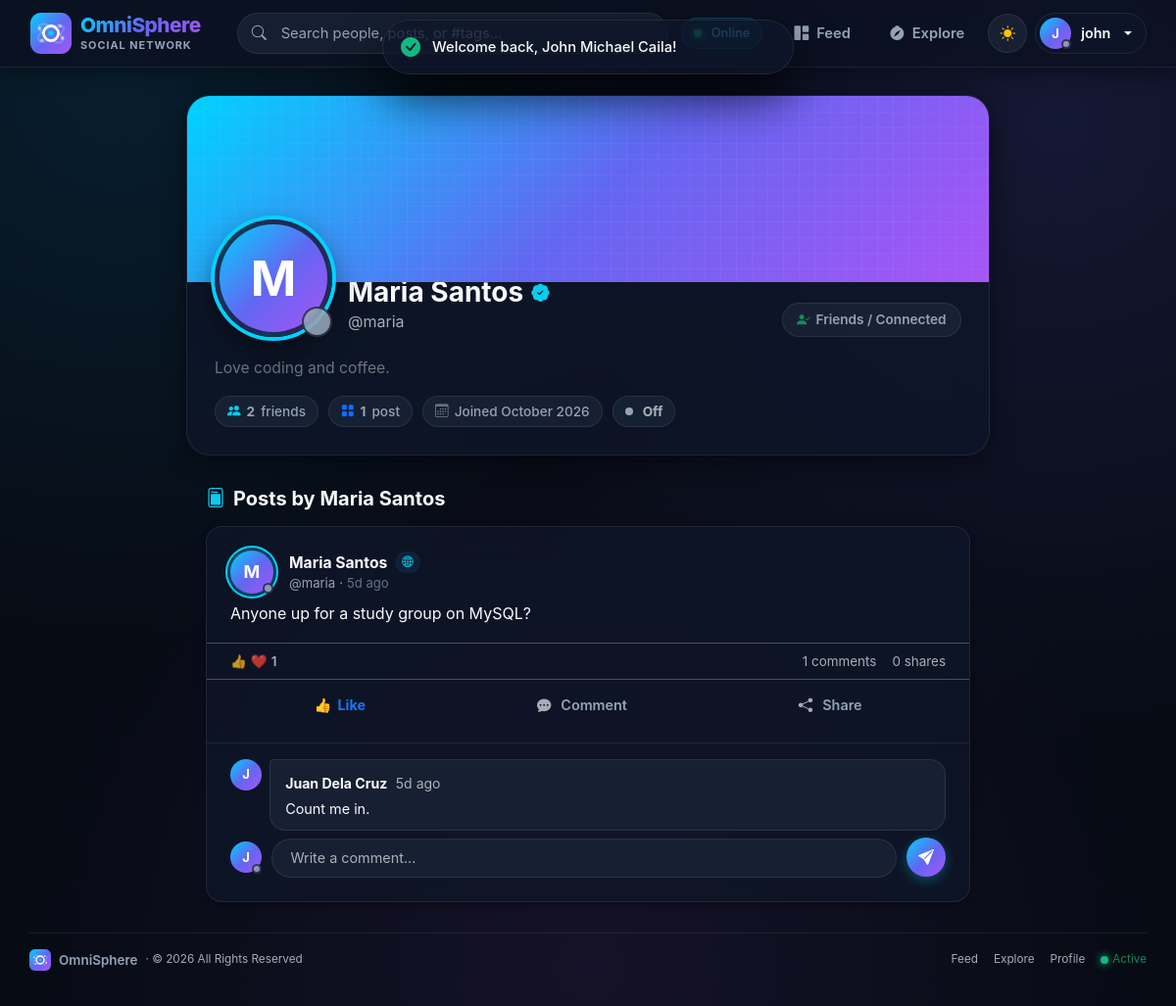
Screenshot of /index.php?c=profile&a=show&id=3 (signed in) with the database file from the repository.
### tables this page shows
CREATE TABLE users (
    id INT AUTO_INCREMENT PRIMARY KEY,
    username VARCHAR(20) NOT NULL UNIQUE,
    password VARCHAR(255) NOT NULL,
    full_name VARCHAR(100) NOT NULL,
    bio VARCHAR(255) DEFAULT NULL,
    profile_image VARCHAR(255) DEFAULT NULL,
    last_active TIMESTAMP NOT NULL DEFAULT CURRENT_TIMESTAMP ON UPDATE CURRENT_TIMESTAMP,
    created_at TIMESTAMP NOT NULL DEFAULT CURRENT_TIMESTAMP
);

CREATE TABLE posts (
    id INT AUTO_INCREMENT PRIMARY KEY,
    user_id INT NOT NULL,
    content TEXT NOT NULL,
    image VARCHAR(255) DEFAULT NULL,
    shared_post_id INT DEFAULT NULL,
    created_at TIMESTAMP NOT NULL DEFAULT CURRENT_TIMESTAMP,
    CONSTRAINT fk_posts_user FOREIGN KEY (user_id) REFERENCES users(id) ON DELETE CASCADE,
    CONSTRAINT fk_posts_shared FOREIGN KEY (shared_post_id) REFERENCES posts(id) ON DELETE SET NULL
);

CREATE TABLE comments (
    id INT AUTO_INCREMENT PRIMARY KEY,
    post_id INT NOT NULL,
    user_id INT NOT NULL,
    content VARCHAR(500) NOT NULL,
    created_at TIMESTAMP NOT NULL DEFAULT CURRENT_TIMESTAMP,
    CONSTRAINT fk_comments_post FOREIGN KEY (post_id) REFERENCES posts(id) ON DELETE CASCADE,
    CONSTRAINT fk_comments_user FOREIGN KEY (user_id) REFERENCES users(id) ON DELETE CASCADE
);

### app/helpers.php (the view, shortened to what the rows shown need)
<?php
function e($value): string
{
    return htmlspecialchars((string) $value, ENT_QUOTES, 'UTF-8');
}
function url(string $c = 'post', string $a = 'feed', array $params = []): string
{
    return 'index.php?' . http_build_query(array_merge(['c' => $c, 'a' => $a], $params));
}
function format_date(string $datetime): string
{
    return date('M j, Y g:i A', strtotime($datetime));
}
function time_ago(string $datetime): string
{
    $diff = time() - strtotime($datetime);
    if ($diff < 604800) {
        return floor($diff / 86400) . 'd ago';
    }
    return date('M j, Y', strtotime($datetime));
}
function is_user_online(?string $lastActive): bool
{
    return (time() - strtotime($lastActive)) <= 300;
}
function avatar(array $user, int $size = 40, bool $showStatus = false): string
{
    $style = 'width:' . $size . 'px;height:' . $size . 'px;font-size:' . round($size * 0.42) . 'px;';
    $class = 'avatar' . ($size >= 44 ? ' avatar-ring' : '');
    $imgFile = $user['profile_image'] ?? '';
    $imgPath = $imgFile !== '' ? (__DIR__ . '/../public/uploads/' . basename($imgFile)) : '';
    $renderedAvatar = '';
    if ($imgFile !== '' && is_file($imgPath)) {
        $renderedAvatar = '<img src="uploads/' . e($imgFile) . '" class="' . $class . '" style="' . $style . '" alt="' . e($user['full_name'] ?? 'User') . '" loading="lazy" onerror="this.onerror=null;this.replaceWith(this.nextElementSibling);">';
        $name = $user['full_name'] ?? $user['username'] ?? '?';
        $initial = strtoupper(mb_substr($name, 0, 1));
        $renderedAvatar .= '<span class="' . $class . ' avatar-text d-none" style="' . $style . '">' . e($initial) . '</span>';
    } else {
        $name = $user['full_name'] ?? $user['username'] ?? '?';
        $initial = strtoupper(mb_substr($name, 0, 1));
        $renderedAvatar = '<span class="' . $class . ' avatar-text" style="' . $style . '">' . e($initial) . '</span>';
    }
    if ($showStatus) {
        $badgeSize = max(10, round($size * 0.26));
        $isOnline = isset($user['last_active']) ? is_user_online($user['last_active']) : false;
        $dotClass = $isOnline ? 'avatar-online-dot' : 'avatar-offline-dot';
        $title = $isOnline ? 'Online' : 'Offline';
        return '<span class="avatar-status-wrapper d-inline-block position-relative">'
            . $renderedAvatar
            . '<span class="' . $dotClass . '" style="width:' . $badgeSize . 'px;height:' . $badgeSize . 'px;" title="' . $title . '"></span>'
            . '</span>';
    }
    return $renderedAvatar;
}
function reaction_icon(?string $type): string
{
    return match ($type) {
        'love'  => '❤️',
        'care'  => '🥰',
        'haha'  => '😆',
        'wow'   => '😮',
        'sad'   => '😢',
        'angry' => '😡',
        default => '👍',
    };
}
function reaction_label(?string $type): string
{
    return match ($type) {
        'love'  => 'Love',
        'care'  => 'Care',
        'haha'  => 'Haha',
        'wow'   => 'Wow',
        'sad'   => 'Sad',
        'angry' => 'Angry',
        default => 'Like',
    };
}

### app/views/layouts/header.php (shortened to what the rows shown need)
<?php $isAuth = ($layout ?? '') === 'auth'; ?>
<!DOCTYPE html>
<html lang="en" data-bs-theme="dark">
<head>
    <link href="https://cdn.jsdelivr.net/npm/bootstrap@5.3.3/dist/css/bootstrap.min.css" rel="stylesheet">
    <link href="https://cdn.jsdelivr.net/npm/bootstrap-icons@1.11.3/font/bootstrap-icons.min.css" rel="stylesheet">
    <link href="assets/css/style.css?v=<?= filemtime(__DIR__ . '/../../../public/assets/css/style.css') ?>" rel="stylesheet">
</head>
<body class="<?= $isAuth ? 'auth-body' : '' ?>">
<?php if (!$isAuth): ?>
<nav class="navbar navbar-expand-lg navbar-caila sticky-top">
    <div class="nav-container d-flex align-items-center justify-content-between">
        <?php if ($me): ?>
            <form class="nav-search d-none d-md-block mx-auto" action="index.php" method="get">
                <i class="bi bi-search"></i>
                <input class="form-control" type="search" name="q" placeholder="Search people, posts, or #tags..." value="<?= e($_GET['q'] ?? '') ?>" required>
            </form>
            <div class="d-flex align-items-center gap-2">
                <span class="network-badge-live d-none d-xl-inline-flex align-items-center me-2">
                    <span class="pulse-dot me-1"></span>
                    <span>Online</span>
                </span>
                <a class="btn-nav-action d-none d-sm-inline-flex" href="<?= e(url()) ?>" title="Newsfeed">
                    <i class="bi bi-grid-1x2-fill"></i> <span>Feed</span>
                </a>
                <a class="btn-nav-action d-none d-sm-inline-flex" href="<?= e(url('search', 'index')) ?>" title="Explore Network">
                    <i class="bi bi-compass-fill"></i> <span>Explore</span>
                </a>
                <button class="btn-theme-toggle" id="themeToggle" type="button" title="Toggle dark/light mode" aria-label="Toggle dark/light mode">
                </button>
                <div class="dropdown">
                    <a class="nav-user-chip dropdown-toggle" href="#" role="button" data-bs-toggle="dropdown" aria-expanded="false">
                        <?= avatar($me, 32, true) ?>
                        <span class="d-none d-sm-inline"><?= e($me['username']) ?></span>
                    </a>
                </div>
            </div>
        <?php endif; ?>
    </div>
</nav>
<?php endif; ?>
<main class="<?= $isAuth ? 'auth-main' : 'page-wide' ?>">

### app/views/profile/show.php (shortened to what the rows shown need)
<div class="profile-card-modern mx-auto fade-up" style="max-width: 820px;">
    <div class="profile-body-modern">
        <div class="profile-header-row">
            <div class="d-flex align-items-end gap-3 flex-wrap">
                <div class="profile-avatar-wrap"><?= avatar($user, 120, true) ?></div>
                <div class="pb-1">
                    <h3 class="fw-bold mb-0 d-flex align-items-center gap-2">
                        <span><?= e($user['full_name']) ?></span>
                        <i class="bi bi-patch-check-fill text-info" title="Verified Network Member" style="font-size: 1.15rem;"></i>
                    </h3>
                    <div class="text-muted">@<?= e($user['username']) ?></div>
                </div>
            </div>
            <?php if ((int) $user['id'] === (int) $me['id']): ?>
                <a class="btn btn-caila btn-sm" href="<?= e(url('profile', 'edit')) ?>">
                    <i class="bi bi-sliders"></i> Edit Profile
                </a>
            <?php else: ?>
                <form method="post" action="<?= e(url('follow', 'toggle')) ?>" data-ajax="follow" class="m-0">
                </form>
            <?php endif; ?>
        </div>
        <?php $targetOnline = isset($user['last_active']) ? is_user_online($user['last_active']) : false; ?>
        <?php if (!empty($user['bio'])): ?>
            <p class="mb-3 mt-2 text-secondary" style="max-width: 600px; font-size: 0.98rem;"><?= e($user['bio']) ?></p>
        <?php endif; ?>
        <div class="profile-meta-pills">
            <span class="meta-pill">
                <i class="bi bi-people-fill text-info"></i>
                <strong class="followers-count"><?= (int) ($followerCount ?? 0) ?></strong> friend<?= ($followerCount ?? 0) === 1 ? '' : 's' ?>
            </span>
            <span class="meta-pill">
                <i class="bi bi-grid-fill text-primary"></i>
                <strong><?= count($posts) ?></strong> post<?= count($posts) === 1 ? '' : 's' ?>
            </span>
            <span class="meta-pill">
                <i class="bi bi-calendar3 text-secondary"></i>
                Joined <?= e(date('F Y', strtotime($user['created_at']))) ?>
            </span>
            <span class="meta-pill <?= $targetOnline ? 'text-success' : 'text-muted' ?>">
                <span class="<?= $targetOnline ? 'pulse-dot' : 'offline-dot' ?>"></span>
                <strong class="ms-1"><?= $targetOnline ? 'Online' : 'Off' ?></strong>
            </span>
        </div>
    </div>
</div>
<div class="mx-auto" style="max-width: 780px;">
    <h5 class="fw-bold mb-3 d-flex align-items-center gap-2">
        <i class="bi bi-file-post text-info"></i> Posts by <?= e($user['full_name']) ?>
    </h5>
    <div id="feed">
        <?php foreach ($posts as $post): ?>
            <?php require __DIR__ . '/../partials/post.php'; ?>
        <?php endforeach; ?>
    </div>
</div>

### app/views/partials/post.php (shortened to what the rows shown need)
<?php
$likeCount = (int) $post['like_count'];
$shareCount = (int) ($post['share_count'] ?? 0);
$myReaction = $post['my_reaction'] ?? null;
?>
<article class="card card-caila post-card mb-3 fade-up" id="post-<?= (int) $post['id'] ?>" data-post-id="<?= (int) $post['id'] ?>">
    <div class="card-body p-0">
        <header class="d-flex align-items-center gap-3 px-4 pt-4 pb-2">
            <a href="<?= e(url('profile', 'show', ['id' => $post['user_id']])) ?>">
                <?= avatar($post, 44, true) ?>
            </a>
            <div class="flex-grow-1 min-w-0">
                <div class="d-flex align-items-center gap-1 flex-wrap">
                    <a class="post-author d-block text-truncate fw-bold" href="<?= e(url('profile', 'show', ['id' => $post['user_id']])) ?>">
                        <?= e($post['full_name']) ?>
                    </a>
                    <span class="badge-network-pill small ms-1">
                        <i class="bi bi-globe2 text-info"></i>
                    </span>
                </div>
                <div class="d-flex align-items-center gap-1 text-muted small flex-wrap">
                    <span class="post-handle">@<?= e($post['username']) ?></span>
                    <span class="post-handle">&middot;</span>
                    <span class="post-time" title="<?= e(format_date($post['created_at'])) ?>"><?= e(time_ago($post['created_at'])) ?></span>
                </div>
            </div>
        </header>
        <?php if (!empty($post['content'])): ?>
            <div class="px-4 pb-2">
                <p class="post-content mb-2"><?= nl2br(e($post['content'])) ?></p>
            </div>
        <?php endif; ?>
        <div class="post-stats-line px-4 py-2 border-top d-flex align-items-center justify-content-between text-muted small">
            <div class="d-flex align-items-center gap-1">
                <span class="reactions-summary-icons">
                    <span class="react-mini-badge">👍</span>
                    <span class="react-mini-badge">❤️</span>
                </span>
                <span class="like-count fw-semibold"><?= $likeCount ?></span>
            </div>
            <div class="d-flex align-items-center gap-3">
                <span><span class="comment-count"><?= count($post['comments']) ?></span> comments</span>
                <span><span class="share-count"><?= $shareCount ?></span> shares</span>
            </div>
        </div>
        <div class="post-actions px-4 py-2 border-top d-flex align-items-center justify-content-around">
            <div class="reaction-wrapper position-relative flex-grow-1 text-center">
                <form method="post" action="<?= e(url('post', 'like')) ?>" data-ajax="react" class="m-0 reaction-form d-inline-block w-100">
                    <button class="fb-action-btn react-btn <?= $post['liked'] ? ('reacted-' . e($myReaction ?? 'like')) : '' ?>" type="submit">
                        <span class="react-icon-holder"><?= reaction_icon($myReaction) ?></span>
                        <span class="react-label"><?= reaction_label($myReaction) ?></span>
                    </button>
                </form>
            </div>
            <button type="button" class="fb-action-btn flex-grow-1 text-center" onclick="this.closest('.post-card').querySelector('.comment-input').focus()">
                <i class="bi bi-chat-dots-fill text-muted me-1"></i>
                <span>Comment</span>
            </button>
            <button type="button" class="fb-action-btn flex-grow-1 text-center open-share-modal-btn"
                    data-post-id="<?= (int) $post['id'] ?>"
                    data-post-author="<?= e($post['full_name']) ?>"
                    data-post-content="<?= e(mb_substr($post['content'] ?: ($post['shared_content'] ?? ''), 0, 120)) ?>"
                    title="Share to feed">
                <i class="bi bi-share-fill text-muted me-1"></i>
                <span>Share</span>
            </button>
        </div>
        <div class="comments-wrapper px-4 pb-4">
            <div class="comment-list">
                <?php foreach ($post['comments'] as $comment): ?>
                    <?php require __DIR__ . '/comment.php'; ?>
                <?php endforeach; ?>
            </div>
            <form method="post" action="<?= e(url('comment', 'store')) ?>" data-ajax="comment" class="comment-form mt-2">
                <?= avatar($me, 32, true) ?>
                <input type="text" name="content" class="form-control comment-input" placeholder="Write a comment..." maxlength="500" autocomplete="off" required>
                <button class="btn-send flex-shrink-0" type="submit" title="Send comment"><i class="bi bi-send-fill"></i></button>
            </form>
        </div>
    </div>
</article>

### app/views/partials/comment.php (shortened to what the rows shown need)
<div class="comment-item d-flex gap-2 mb-2" id="comment-<?= (int) $comment['id'] ?>">
    <a href="<?= e(url('profile', 'show', ['id' => $comment['user_id']])) ?>" class="flex-shrink-0"><?= avatar($comment, 32) ?></a>
    <div class="comment-bubble flex-grow-1">
        <div class="d-flex justify-content-between align-items-start gap-2">
            <div class="min-w-0">
                <a class="comment-author" href="<?= e(url('profile', 'show', ['id' => $comment['user_id']])) ?>"><?= e($comment['full_name']) ?></a>
                <small class="text-muted ms-1" title="<?= e(format_date($comment['created_at'])) ?>"><?= e(time_ago($comment['created_at'])) ?></small>
            </div>
        </div>
        <div class="comment-text"><?= nl2br(e($comment['content'])) ?></div>
    </div>
</div>

### rows the page displays
users: full_name "J", username "john"
users: full_name "M", full_name "Maria Santos", username "maria", bio "Love coding and coffee.", created_at "October 2026"
posts: user.full_name "M", user.full_name "Maria Santos", user.username "maria", created_at "5d ago", content "Anyone up for a study group on MySQL?", likeCount "1", count($post['comments']) "1", shareCount "0", myReaction "👍", myReaction "Like"
comments: user.full_name "J", user.full_name "Juan Dela Cruz", created_at "5d ago", content "Count me in."

### other values shown
$followerCount "2"
count($posts) "1"
